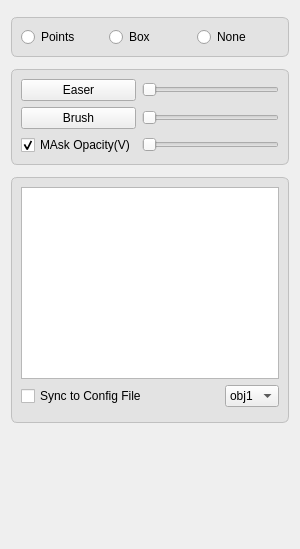
      <widget class="QWidget" name="Prompt">
       <attribute name="title">
        <string/>
       </attribute>
       <layout class="QVBoxLayout" name="verticalLayout_4" stretch="1,2,7">
        <property name="spacing">
         <number>6</number>
        </property>
        <property name="bottomMargin">
         <number>126</number>
        </property>
        <item>
         <widget class="QGroupBox" name="groupBox_5">
          <property name="styleSheet">
           <string notr="true">QGroupBox {
    font: bold;
    border: 1px solid silver;
    border-radius: 6px;
    margin-top: 6px;
	background: #e3e3e3;
}

</string>
          </property>
          <property name="title">
           <string/>
          </property>
          <layout class="QHBoxLayout" name="horizontalLayout_3">
           <item>
            <widget class="QRadioButton" name="radioButton_Pts">
             <property name="text">
              <string>Points</string>
             </property>
            </widget>
           </item>
           <item>
            <widget class="QRadioButton" name="radioButton_Box">
             <property name="text">
              <string>Box</string>
             </property>
            </widget>
           </item>
           <item>
            <widget class="QRadioButton" name="radioButton_None">
             <property name="text">
              <string>None</string>
             </property>
            </widget>
           </item>
          </layout>
         </widget>
        </item>
        <item>
         <widget class="QGroupBox" name="groupBox_6">
          <property name="styleSheet">
           <string notr="true">QGroupBox {
    font: bold;
    border: 1px solid silver;
    border-radius: 6px;
    margin-top: 6px;
	background: #e3e3e3;
}

</string>
          </property>
          <property name="title">
           <string/>
          </property>
          <layout class="QGridLayout" name="gridLayout_5">
           <item row="0" column="0">
            <widget class="QPushButton" name="pushButton_4">
             <property name="text">
              <string>Easer</string>
             </property>
            </widget>
           </item>
           <item row="0" column="1">
            <widget class="QSlider" name="horizontalSlider_2">
             <property name="orientation">
              <enum>Qt::Horizontal</enum>
             </property>
            </widget>
           </item>
           <item row="1" column="0">
            <widget class="QPushButton" name="pushButton_5">
             <property name="text">
              <string>Brush</string>
             </property>
            </widget>
           </item>
           <item row="1" column="1">
            <widget class="QSlider" name="horizontalSlider_3">
             <property name="orientation">
              <enum>Qt::Horizontal</enum>
             </property>
            </widget>
           </item>
           <item row="2" column="0">
            <widget class="QCheckBox" name="CheckBox_mask_opacity">
             <property name="text">
              <string>MAsk Opacity(V)</string>
             </property>
             <property name="checked">
              <bool>true</bool>
             </property>
            </widget>
           </item>
           <item row="2" column="1">
            <widget class="QSlider" name="Slider_mask_opacity">
             <property name="orientation">
              <enum>Qt::Horizontal</enum>
             </property>
            </widget>
           </item>
          </layout>
         </widget>
        </item>
        <item>
         <widget class="QGroupBox" name="groupBox_7">
          <property name="sizePolicy">
           <sizepolicy hsizetype="Preferred" vsizetype="Preferred">
            <horstretch>0</horstretch>
            <verstretch>1</verstretch>
           </sizepolicy>
          </property>
          <property name="styleSheet">
           <string notr="true">QGroupBox {
    font: bold;
    border: 1px solid silver;
    border-radius: 6px;
    margin-top: 6px;
	background: #e3e3e3;
}

</string>
          </property>
          <property name="title">
           <string/>
          </property>
          <layout class="QGridLayout" name="gridLayout_6" rowminimumheight="2,1">
           <property name="bottomMargin">
            <number>15</number>
           </property>
           <property name="horizontalSpacing">
            <number>78</number>
           </property>
           <item row="0" column="0" colspan="2">
            <widget class="QTreeView" name="treeView_pt">
             <property name="sizePolicy">
              <sizepolicy hsizetype="Expanding" vsizetype="Expanding">
               <horstretch>0</horstretch>
               <verstretch>1</verstretch>
              </sizepolicy>
             </property>
             <property name="selectionMode">
              <enum>QAbstractItemView::ExtendedSelection</enum>
             </property>
            </widget>
           </item>
           <item row="1" column="0">
            <widget class="QCheckBox" name="checkBox_Sync_to_Config_File">
             <property name="text">
              <string>Sync to Config File</string>
             </property>
            </widget>
           </item>
           <item row="1" column="1">
            <widget class="QComboBox" name="comboBox">
             <item>
              <property name="text">
               <string>obj1</string>
              </property>
             </item>
             <item>
              <property name="text">
               <string>obj2</string>
              </property>
             </item>
             <item>
              <property name="text">
               <string>obj3</string>
              </property>
             </item>
             <item>
              <property name="text">
               <string>obj4</string>
              </property>
             </item>
             <item>
              <property name="text">
               <string>obj5</string>
              </property>
             </item>
             <item>
              <property name="text">
               <string>obj6</string>
              </property>
             </item>
            </widget>
           </item>
          </layout>
         </widget>
        </item>
       </layout>
      </widget>
